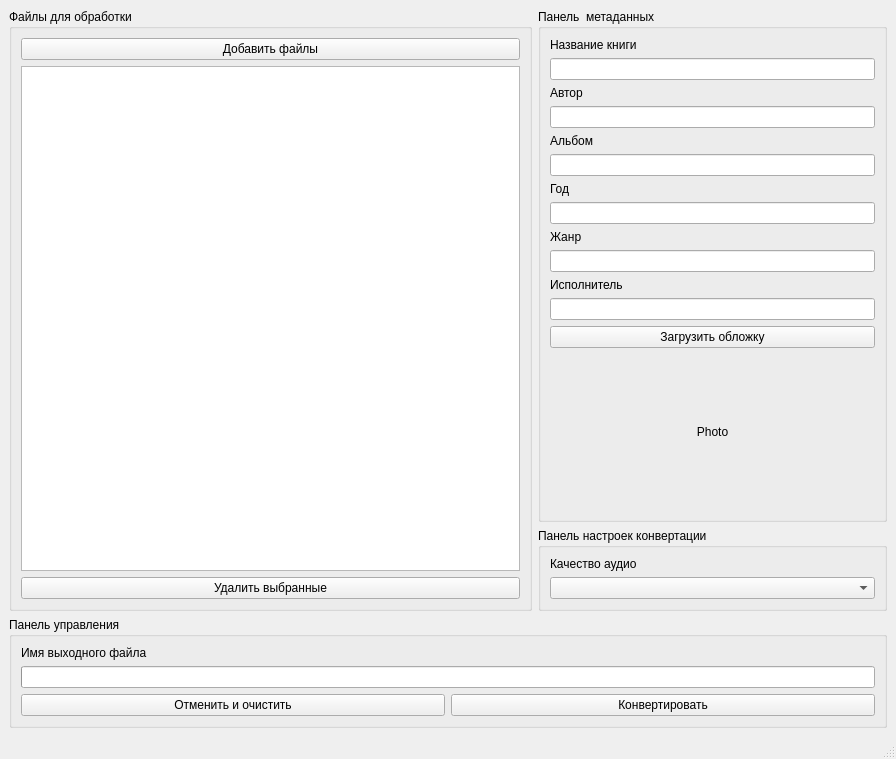
<?xml version="1.0" encoding="UTF-8"?>
<ui version="4.0">
 <class>MainWindow</class>
 <widget class="QMainWindow" name="MainWindow">
  <property name="geometry">
   <rect>
    <x>0</x>
    <y>0</y>
    <width>896</width>
    <height>759</height>
   </rect>
  </property>
  <property name="windowTitle">
   <string>MainWindow</string>
  </property>
  <widget class="QWidget" name="centralwidget">
   <layout class="QGridLayout" name="gridLayout_3">
    <item row="0" column="0">
     <layout class="QGridLayout" name="gridLayout_2" columnstretch="6,4">
      <item row="0" column="0" rowspan="2">
       <widget class="QGroupBox" name="groupBox_files">
        <property name="title">
         <string>Файлы для обработки</string>
        </property>
        <layout class="QVBoxLayout" name="verticalLayout">
         <item>
          <widget class="QPushButton" name="pushButton">
           <property name="text">
            <string>Добавить файлы</string>
           </property>
          </widget>
         </item>
         <item>
          <widget class="QListWidget" name="listWidget"/>
         </item>
         <item>
          <widget class="QPushButton" name="pushButton_2">
           <property name="text">
            <string>Удалить выбранные</string>
           </property>
          </widget>
         </item>
        </layout>
       </widget>
      </item>
      <item row="0" column="1">
       <widget class="QGroupBox" name="MetadataPanel">
        <property name="title">
         <string>Панель  метаданных</string>
        </property>
        <layout class="QVBoxLayout" name="verticalLayout_6">
         <item>
          <layout class="QVBoxLayout" name="verticalLayout_2">
           <item>
            <widget class="QLabel" name="label_book_name">
             <property name="text">
              <string>Название книги</string>
             </property>
            </widget>
           </item>
           <item>
            <widget class="QLineEdit" name="lineEdit_title"/>
           </item>
          </layout>
         </item>
         <item>
          <layout class="QVBoxLayout" name="verticalLayout_3">
           <item>
            <widget class="QLabel" name="label_autor_name">
             <property name="text">
              <string>Автор</string>
             </property>
            </widget>
           </item>
           <item>
            <widget class="QLineEdit" name="lineEdit_artist"/>
           </item>
          </layout>
         </item>
         <item>
          <layout class="QVBoxLayout" name="verticalLayout_4">
           <item>
            <widget class="QLabel" name="label_album_name">
             <property name="text">
              <string>Альбом</string>
             </property>
            </widget>
           </item>
           <item>
            <widget class="QLineEdit" name="lineEdit_album"/>
           </item>
          </layout>
         </item>
         <item>
          <layout class="QVBoxLayout" name="verticalLayout_10">
           <item>
            <widget class="QLabel" name="label_album_name_3">
             <property name="text">
              <string>Год</string>
             </property>
            </widget>
           </item>
           <item>
            <widget class="QLineEdit" name="lineEdit_year"/>
           </item>
          </layout>
         </item>
         <item>
          <layout class="QVBoxLayout" name="verticalLayout_5">
           <item>
            <widget class="QLabel" name="label_genre_name">
             <property name="text">
              <string>Жанр</string>
             </property>
            </widget>
           </item>
           <item>
            <widget class="QLineEdit" name="lineEdit_genre"/>
           </item>
           <item>
            <layout class="QVBoxLayout" name="verticalLayout_11">
             <item>
              <widget class="QLabel" name="label_albumartist">
               <property name="text">
                <string>Исполнитель</string>
               </property>
              </widget>
             </item>
             <item>
              <widget class="QLineEdit" name="lineEdit_albumartist"/>
             </item>
            </layout>
           </item>
          </layout>
         </item>
         <item>
          <layout class="QGridLayout" name="gridLayout">
           <item row="2" column="0">
            <widget class="QLabel" name="label_cover_of_book">
             <property name="minimumSize">
              <size>
               <width>150</width>
               <height>150</height>
              </size>
             </property>
             <property name="text">
              <string>Photo</string>
             </property>
             <property name="alignment">
              <set>Qt::AlignCenter</set>
             </property>
            </widget>
           </item>
           <item row="0" column="0">
            <widget class="QPushButton" name="pushButton_upload_cover">
             <property name="text">
              <string>Загрузить обложку</string>
             </property>
            </widget>
           </item>
           <item row="3" column="0">
            <spacer name="verticalSpacer_2">
             <property name="orientation">
              <enum>Qt::Vertical</enum>
             </property>
             <property name="sizeHint" stdset="0">
              <size>
               <width>20</width>
               <height>40</height>
              </size>
             </property>
            </spacer>
           </item>
           <item row="1" column="0">
            <spacer name="verticalSpacer">
             <property name="orientation">
              <enum>Qt::Vertical</enum>
             </property>
             <property name="sizeHint" stdset="0">
              <size>
               <width>20</width>
               <height>40</height>
              </size>
             </property>
            </spacer>
           </item>
          </layout>
         </item>
        </layout>
       </widget>
      </item>
      <item row="4" column="0" colspan="2">
       <widget class="QGroupBox" name="ControlPanel">
        <property name="title">
         <string>Панель управления</string>
        </property>
        <layout class="QVBoxLayout" name="verticalLayout_9">
         <item>
          <widget class="QLabel" name="label_progress_description">
           <property name="text">
            <string>Имя выходного файла</string>
           </property>
          </widget>
         </item>
         <item>
          <widget class="QProgressBar" name="progressBar">
           <property name="value">
            <number>0</number>
           </property>
           <property name="textVisible">
            <bool>false</bool>
           </property>
          </widget>
         </item>
         <item>
          <layout class="QHBoxLayout" name="horizontalLayout">
           <item>
            <widget class="QPushButton" name="pushButton_stop_and_clean">
             <property name="text">
              <string>Отменить и очистить</string>
             </property>
            </widget>
           </item>
           <item>
            <widget class="QPushButton" name="pushButton_convert">
             <property name="text">
              <string>Конвертировать</string>
             </property>
            </widget>
           </item>
          </layout>
         </item>
        </layout>
       </widget>
      </item>
      <item row="1" column="1">
       <widget class="QGroupBox" name="ConversionSettingsPanel">
        <property name="title">
         <string>Панель настроек конвертации</string>
        </property>
        <layout class="QVBoxLayout" name="verticalLayout_8">
         <item>
          <layout class="QVBoxLayout" name="verticalLayout_7">
           <item>
            <widget class="QLabel" name="label_audio_quality">
             <property name="text">
              <string>Качество аудио</string>
             </property>
            </widget>
           </item>
           <item>
            <widget class="QComboBox" name="comboBox_audio_quality"/>
           </item>
          </layout>
         </item>
        </layout>
       </widget>
      </item>
     </layout>
    </item>
   </layout>
  </widget>
  <widget class="QMenuBar" name="menubar">
   <property name="geometry">
    <rect>
     <x>0</x>
     <y>0</y>
     <width>896</width>
     <height>21</height>
    </rect>
   </property>
  </widget>
  <widget class="QStatusBar" name="statusbar"/>
 </widget>
 <resources/>
 <connections/>
</ui>
